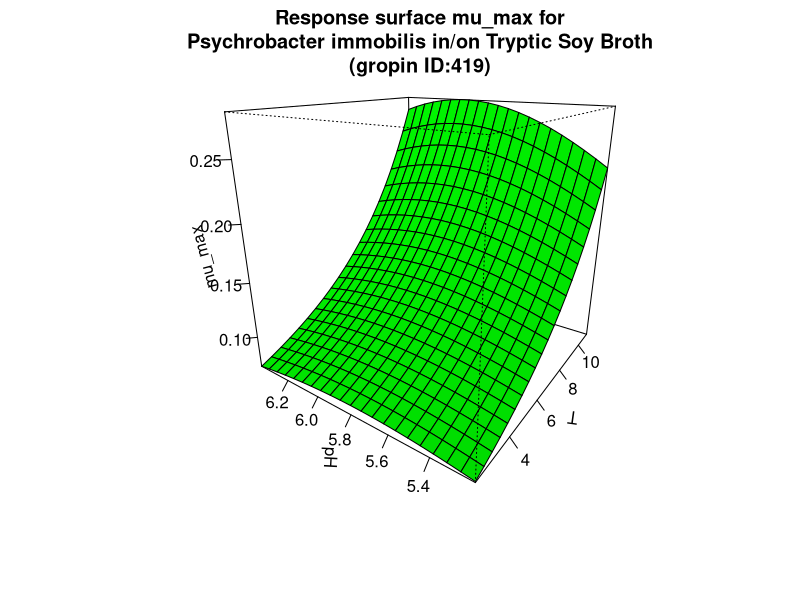

The R script that drew this image:
#############################
# start of Parameter script
#############################
T <- seq(2.002,10.989010989011,length.out=21)
pH <- seq(5.2052,6.39360639360639,length.out=21)
#############################
# end of Parameter script
#############################
############################# 
# start of Model script Gropin ID 419 
#############################
 
# constant coefficients for this model
 
variables <- data.frame(T,pH)
argumentsPar <- expand.grid(variables)
 
# heart of the model
response_surface <- function(T,pH) {
   mumax <-exp(-12.65+0.004234*(T^2)-0.3024*(pH^2)+0.01535*T*pH-0.004356*T+3.467*pH)

return(mumax=mumax)
} 

# output parameters
mumax <- cbind(argumentsPar,response_surface(argumentsPar['T'],argumentsPar['pH']))
colnames(mumax) <- c(colnames(argumentsPar),'mumax')
#############################
# End of Model script
#############################
############################# 
# start of Visualisation script Gropin ID 419 
#############################
persp(T,pH,matrix(unlist(mumax$mumax),nrow=21),col = 'green',xlab='T',ylab='pH',zlab='mu_max',main='Response surface mu_max for
Psychrobacter immobilis in/on Tryptic Soy Broth
(gropin ID:419)',theta=305,phi=20,shade=0.25,ticktype = 'detailed')
#############################
# End of Visualisation script
#############################
